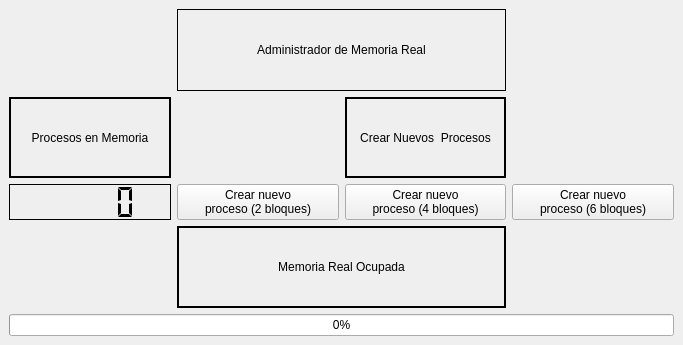
<?xml version="1.0" encoding="UTF-8"?>
<ui version="4.0">
 <class>MainWindow</class>
 <widget class="QMainWindow" name="MainWindow">
  <property name="geometry">
   <rect>
    <x>0</x>
    <y>0</y>
    <width>683</width>
    <height>345</height>
   </rect>
  </property>
  <property name="windowTitle">
   <string>Real Memory Manager - AMR</string>
  </property>
  <widget class="QWidget" name="centralwidget">
   <layout class="QGridLayout" name="gridLayout">
    <item row="0" column="1" colspan="2">
     <widget class="QLabel" name="label_title">
      <property name="frameShape">
       <enum>QFrame::Box</enum>
      </property>
      <property name="frameShadow">
       <enum>QFrame::Plain</enum>
      </property>
      <property name="text">
       <string>Administrador de Memoria Real</string>
      </property>
      <property name="alignment">
       <set>Qt::AlignCenter</set>
      </property>
     </widget>
    </item>
    <item row="1" column="0">
     <widget class="QLabel" name="label_tasks_number">
      <property name="frameShape">
       <enum>QFrame::WinPanel</enum>
      </property>
      <property name="text">
       <string>Procesos en Memoria</string>
      </property>
      <property name="alignment">
       <set>Qt::AlignCenter</set>
      </property>
     </widget>
    </item>
    <item row="1" column="2">
     <widget class="QLabel" name="label">
      <property name="frameShape">
       <enum>QFrame::WinPanel</enum>
      </property>
      <property name="text">
       <string>Crear Nuevos  Procesos</string>
      </property>
      <property name="alignment">
       <set>Qt::AlignCenter</set>
      </property>
     </widget>
    </item>
    <item row="2" column="0">
     <widget class="QLCDNumber" name="lcdNumber_tasks_number">
      <property name="frameShadow">
       <enum>QFrame::Plain</enum>
      </property>
      <property name="segmentStyle">
       <enum>QLCDNumber::Flat</enum>
      </property>
     </widget>
    </item>
    <item row="2" column="1">
     <widget class="QPushButton" name="pushButton_new_task2b">
      <property name="text">
       <string>Crear nuevo 
proceso (2 bloques)</string>
      </property>
     </widget>
    </item>
    <item row="2" column="2">
     <widget class="QPushButton" name="pushButton_new_task4b">
      <property name="text">
       <string>Crear nuevo 
proceso (4 bloques)</string>
      </property>
     </widget>
    </item>
    <item row="2" column="3">
     <widget class="QPushButton" name="pushButton_new_task6b">
      <property name="text">
       <string>Crear nuevo 
proceso (6 bloques)</string>
      </property>
     </widget>
    </item>
    <item row="3" column="1" colspan="2">
     <widget class="QLabel" name="label_real_memory">
      <property name="frameShape">
       <enum>QFrame::WinPanel</enum>
      </property>
      <property name="text">
       <string>Memoria Real Ocupada</string>
      </property>
      <property name="alignment">
       <set>Qt::AlignCenter</set>
      </property>
     </widget>
    </item>
    <item row="4" column="0" colspan="4">
     <widget class="QProgressBar" name="progressBar_real_memory">
      <property name="value">
       <number>0</number>
      </property>
      <property name="format">
       <string>%p%</string>
      </property>
     </widget>
    </item>
   </layout>
  </widget>
 </widget>
 <resources/>
 <connections/>
</ui>
